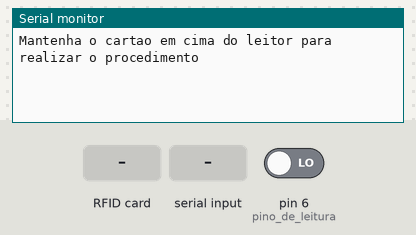
Recording of a sketch running on a simulated Arduino Uno, built with avr-gcc and run on an emulated ATmega328P. On the bench: the last lines printed to the serial monitor. The test bench sets the inputs (shaded band); at power-on: pin 6 (pino_de_leitura) LOW.

Above: at 1.2 s.
1.3 s: RFID card 5E 7A 19 C4 held to the reader
At 2.5 s:
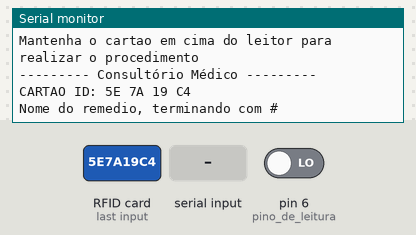
2.8 s: "1#" received over Serial
At 4.0 s:
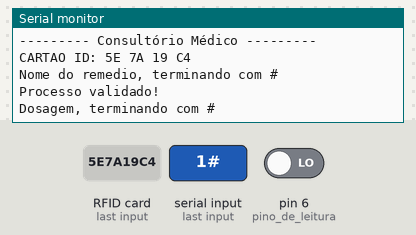
4.3 s: "0#" received over Serial
At 5.6 s:
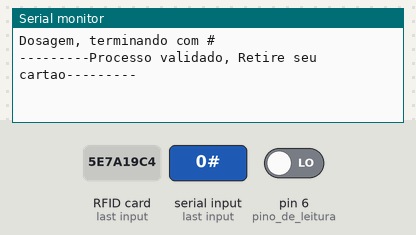

The sketch:

Read_Write_RFID.ino
```cpp
#include <SPI.h>
#include <MFRC522.h>

#define RST_PIN         9           // Configurable, see typical pin layout above
#define SS_PIN          10          // Configurable, see typical pin layout above

MFRC522 mfrc522(SS_PIN, RST_PIN);   // Create MFRC522 instance

void setup() {
  Serial.begin(9600);        // Initialize serial communications with the PC
  SPI.begin();               // Init SPI bus
  mfrc522.PCD_Init();        // Init MFRC522 card
  pinMode(6, INPUT);         // pino de leitura
  Serial.println("Mantenha o cartao em cima do leitor para realizar o procedimento\n");
}

void loop() {

  // Prepare key - all keys are set to FFFFFFFFFFFFh at chip delivery from the factory.
  MFRC522::MIFARE_Key key;
  for (byte i = 0; i < 6; i++) key.keyByte[i] = 0xFF;

  //some variables we need
  byte block;
  byte len;
  MFRC522::StatusCode status;

  // Look for new cards
  if ( ! mfrc522.PICC_IsNewCardPresent()) {
    return;
  }

  // Select one of the cards
  if ( ! mfrc522.PICC_ReadCardSerial()) {
    return;
  }

  /* Gravar dados */
  if (digitalRead(6) == 0) {
    Serial.println(F("\n--------- Consultório Médico --------- \n"));
    Serial.print(F( "CARTAO ID:"));    //Dump UID
    for (byte i = 0; i < mfrc522.uid.size; i++) {
      Serial.print(mfrc522.uid.uidByte[i] < 0x10 ? " 0" : " ");
      Serial.print(mfrc522.uid.uidByte[i], HEX);
    }
    Serial.println("");

    byte buffer[34];
    byte block;
    MFRC522::StatusCode status;
    byte len;

    Serial.setTimeout(20000L) ;     // wait until 20 seconds for input from serial
    // Ask personal data: remedio
    Serial.println(F("Nome do remedio, terminando com #"));
    len = Serial.readBytesUntil('#', (char *) buffer, 30) ; // read remedio from serial
    for (byte i = len; i < 30; i++) buffer[i] = ' ';        // pad with spaces

    block = 1;
    status = mfrc522.PCD_Authenticate(MFRC522::PICC_CMD_MF_AUTH_KEY_A, block, &key, &(mfrc522.uid));
    if (status != MFRC522::STATUS_OK) {
      Serial.print(F("\nProcesso falhou, tente novamente! "));
      return;
    }
    else Serial.println(F("Processo validado! "));

    // Write block
    status = mfrc522.MIFARE_Write(block, buffer, 16);
    if (status != MFRC522::STATUS_OK) {
      Serial.print(F("Processo falhou!! Tente novamente "));
      return;
    }
    else

      block = 2;
    status = mfrc522.PCD_Authenticate(MFRC522::PICC_CMD_MF_AUTH_KEY_A, block, &key, &(mfrc522.uid));
    if (status != MFRC522::STATUS_OK) {
      Serial.print(F("Processo falhou, tente novamente! "));
      return;
    }

    // Write block
    status = mfrc522.MIFARE_Write(block, &buffer[16], 16);
    if (status != MFRC522::STATUS_OK) {
      Serial.print(F("Processo falhou, tente novamente! "));
      return;
    }
    else
      Serial.println(F("Dosagem, terminando com #"));
    len = Serial.readBytesUntil('#', (char *) buffer, 20) ; // read first name from serial
    for (byte i = len; i < 20; i++) buffer[i] = ' ';        // pad with spaces

    block = 4;
    status = mfrc522.PCD_Authenticate(MFRC522::PICC_CMD_MF_AUTH_KEY_A, block, &key, &(mfrc522.uid));
    if (status != MFRC522::STATUS_OK) {
      Serial.print(F("Processo falhou, tente novamente!"));
      return;
    }

    // Write block
    status = mfrc522.MIFARE_Write(block, buffer, 16);
    if (status != MFRC522::STATUS_OK) {
      Serial.print(F("Processo falhou, tente novamente! "));
      return;
    }
    else

      block = 5;
    status = mfrc522.PCD_Authenticate(MFRC522::PICC_CMD_MF_AUTH_KEY_A, block, &key, &(mfrc522.uid));
    if (status != MFRC522::STATUS_OK) {
      Serial.print(F("Processo falhou, tente novamente! "));
      return;
    }

    // Write block
    status = mfrc522.MIFARE_Write(block, &buffer[16], 16);
    if (status != MFRC522::STATUS_OK) {
      Serial.print(F("Processo falhou, tente novamente! "));
      return;
    }
    else Serial.println(F("\n---------Processo validado, Retire seu cartao---------\n "));
    Serial.println(" ");
  }
  /* Leitura de Dados */
  else if (digitalRead(6) == 1) {
    Serial.println(F("--------- Farmácia ---------\n"));
    Serial.println(F("Cartao encontrado e validado!"));
    Serial.print(F("Dosagem: "));

    byte buffer1[18];

    block = 4;
    len = 18;

    status = mfrc522.PCD_Authenticate(MFRC522::PICC_CMD_MF_AUTH_KEY_A, 4, &key, &(mfrc522.uid)); //line 834 of MFRC522.cpp file
    if (status != MFRC522::STATUS_OK) {
      Serial.print(F("Procedimento falhou, tente novamente!! "));
      return;
    }

    status = mfrc522.MIFARE_Read(block, buffer1, &len);
    if (status != MFRC522::STATUS_OK) {
      Serial.print(F("Falha na leitura, tente novamente!! "));
      return;
    }

    //PRINT FIRST NAME
    for (uint8_t i = 0; i < 16; i++)
    {
      if (buffer1[i] != 32)
      {
        Serial.write(buffer1[i]);
      }
    }
    Serial.println("");

    byte buffer2[18];
    block = 1;

    status = mfrc522.PCD_Authenticate(MFRC522::PICC_CMD_MF_AUTH_KEY_A, 1, &key, &(mfrc522.uid)); //line 834
    if (status != MFRC522::STATUS_OK) {
      Serial.print(F("Processo invalido! "));
      return;
    }

    status = mfrc522.MIFARE_Read(block, buffer2, &len);
    if (status != MFRC522::STATUS_OK) {
      Serial.print(F("Falha de leitura!! "));
      return;
    }

    //PRINT LAST NAME
    Serial.println("Nome do remedio: ");
    for (uint8_t i = 0; i < 16; i++) {
      Serial.write(buffer2[i] );
    }

    Serial.println(F("\n---------Processo Finalizado---------\n"));
  }

  delay(1000);                //change value if you want to read cards faster
  mfrc522.PICC_HaltA();       // Halt PICC
  mfrc522.PCD_StopCrypto1();  // Stop encryption on PCD

}
```

Measured:
- after the input at 1.3 s, the serial monitor: prints a new line at once (image 1)
- after the input at 2.8 s, the serial monitor: prints a new line at once (image 2)
- after the input at 4.3 s, the serial monitor: prints a new line at once (image 3)
